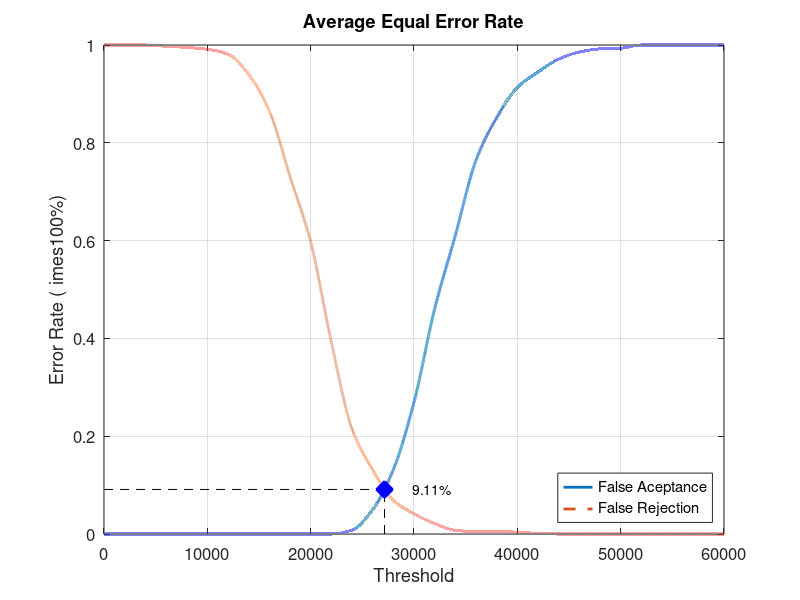
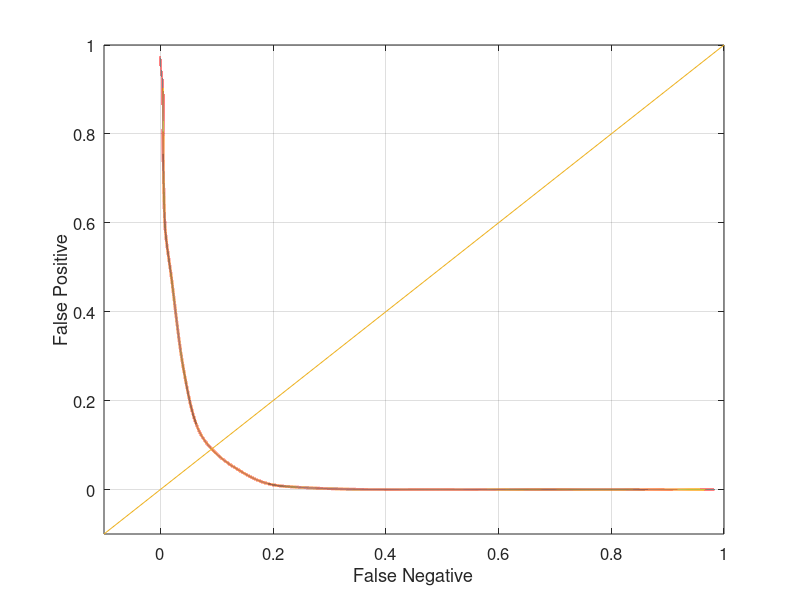

Recreate these plots in MATLAB, in order.
close all;
clear;
clc;
x = 0:2000:60000;
xq = 0:0.5:60000;

y0 = [0 0 0 0 0 0 0 0 0 0 0 0 0.00789474 0.05 0.131579 0.269737 0.460526 0.610526 0.764474 0.851316 0.913158 0.944737 0.971053 0.985526 0.992105 0.993421 1 1 1 1 1]
yy0 = interp1(x, y0, xq, 'pchip');
y1 = [1 1 1 0.9975 0.995 0.99125 0.98125 0.94 0.865 0.73125 0.5975 0.3925 0.215 0.13125 0.06875 0.04125 0.02125 0.0075 0.005 0.005 0.00375 0.00125 0 0 0 0 0 0 0 0 0]
yy1 = interp1(x, y1, xq, 'pchip');

% Calculating EER: 
y2 = abs(y0 - y1);
find(y2 == min(y2))
yy2 = abs(yy0 - yy1);
xEER = find(yy2 == min(yy2));
xEERIndex = xq(xEER) % X-axis EER
yEER = yy0(xEER) % Y-axis EER

main = figure
plot(xq, yy0,'-','LineWidth', 2);	hold on
plot(xq, yy1,'--','LineWidth', 2);	hold on
plot([xEERIndex xEERIndex], [0 yEER], 'k--');	hold on
plot([0 xEERIndex], [yEER yEER], 'k--');	hold on
plot(xEERIndex, yEER, 'bx', 'LineWidth', 10);	hold on
text(xEERIndex + 10 * xEERIndex / 100, yEER, [num2str(round((10000 * yEER)) / 100) '%'])
legend('False Aceptance', 'False Rejection', 'Location', 'SouthEast')
xlabel('Threshold')
ylabel('Error Rate (	imes100%)')
title('Average Equal Error Rate')
set(gca, 'FontSize', 12)
axis([0 60000 0 1])
grid on

print(main, 'Experiment5AverageMain', '-dpng');
FNRxFPR = figure('Color', [1 1 1]);
plot(yy1, yy0, '-', yy1, yy0, 'LineWidth', 2);
hold on
y = -0.1:0.1:1
plot(y, y); 
set(gca, 'FontSize', 12)
xlabel('False Negative')
ylabel('False Positive')
axis([-0.1 1 -0.1 1])
set(gca, 'FontSize', 12)
grid on

print(FNRxFPR, 'Experiment5AverageFNRxFPR','-dpng');
